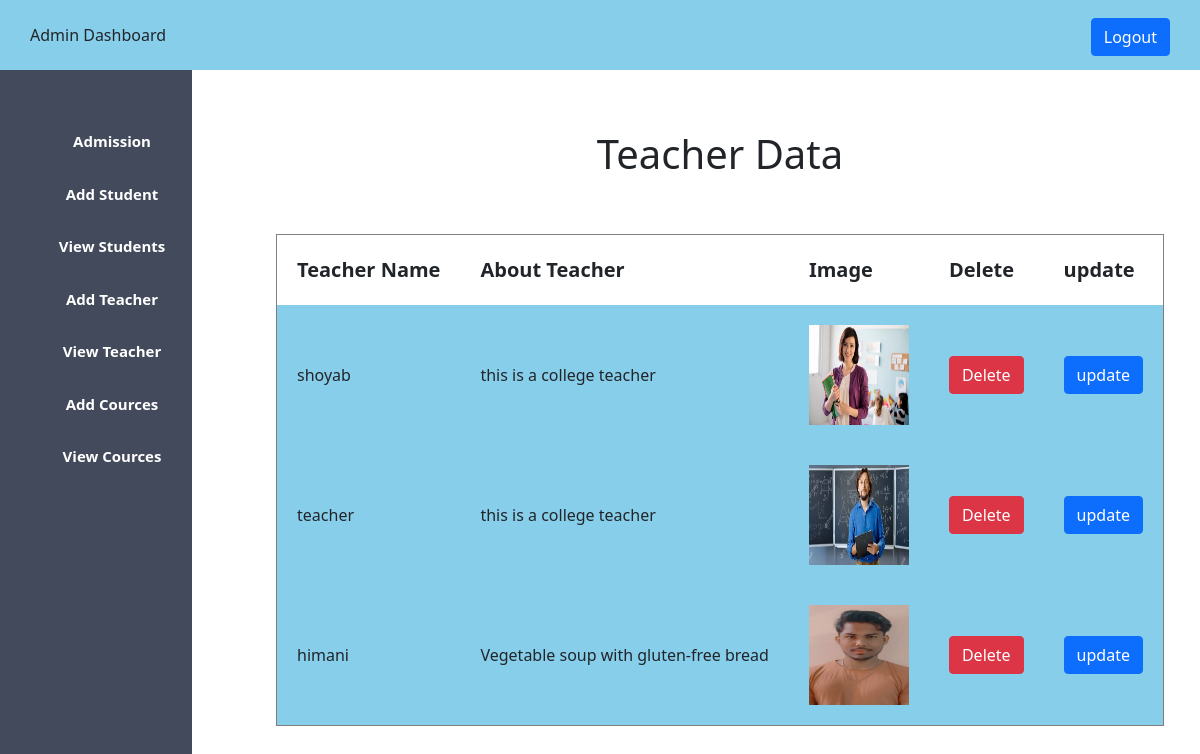
Page /ViewTeacher.php (signed in) on the committed database.
### tables this page shows
CREATE TABLE `teacher` (
  `id` int(33) NOT NULL,
  `name` varchar(39) DEFAULT NULL,
  `dicription` varchar(38) DEFAULT NULL,
  `image` varchar(38) DEFAULT NULL
);

### ViewTeacher.php (the view, shortened to what this page needs)
<!doctype html>
<html lang="en">
  <head>
    <link rel="stylesheet" type="text/css" href="admin.css">
  </head>
  <body>
  <?php
    include 'admin-sidebar.php';
  ?>
<div class="contant">
    <center>
  <h1>Teacher Data</h1>
  <br><br>
  <table border="1px">
    <tr>
        <th class="table_th">Teacher Name</th>
        <th class="table_th">About Teacher</th>
        <th class="table_th">Image</th>
        <th class="table_th">Delete</th>
        <th class="table_th">update</th>
    </tr>
    <?php
   include 'connect.php';
   $select = "select*from  teacher ";
   $query= mysqli_query($con,$select);
   while($fetch = mysqli_fetch_array($query)){
    ?>
    <tr>
      <td class="table_td"><?php echo $fetch['name'];?></td>
      <td class="table_td"><?php echo $fetch['dicription'];?></td>
      <td class="table_td"><img height="100px" width="100px" src="<?php echo $fetch['image'];?> "></td>
      <td class="table_td"><button class="btn btn-danger" ><a style="color:white" href="Tdelete.php?id=<?php echo $fetch['id'];?>">Delete</a></button></td>
      <td class="table_td"><button class="btn btn-primary" ><a style="color:white" href="Tupdate.php?id=<?php echo $fetch['id'];?>">update</a></button></td>
    </tr>
    <?php
   }
?>
  </table>
</div>
  </body>
</html>

### admin.css (style rules this page uses)
* { padding: 0%;margin:0%; text-decoration: none; }
a,a:hover { text-decoration: none!important; }
.contant { margin-left: 20%; margin-top: 5%; }

### ViewTeacher.php (style rules this page uses)
.table_th { padding:20px; font-size:20px; }
.table_td { background-color:skyblue; padding:20px; }

### rows in the picture
teacher: name "shoyab", dicription "this is a college teacher", image (picture)
teacher: name "teacher", dicription "this is a college teacher", image (picture)
teacher: name "himani", dicription "Vegetable soup with gluten-free bread", image (picture)
